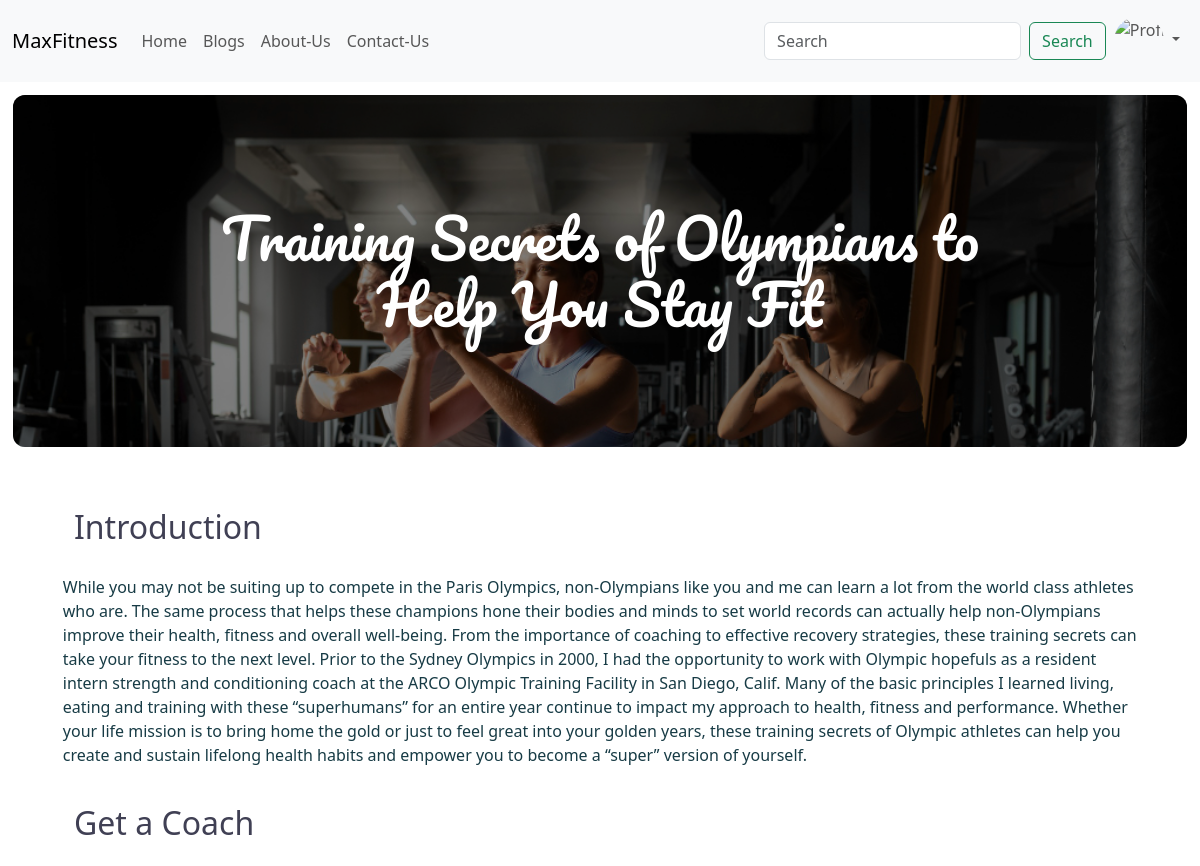
Page /blog/blog-page/4/ (signed in, upper part) on the earlier database version.
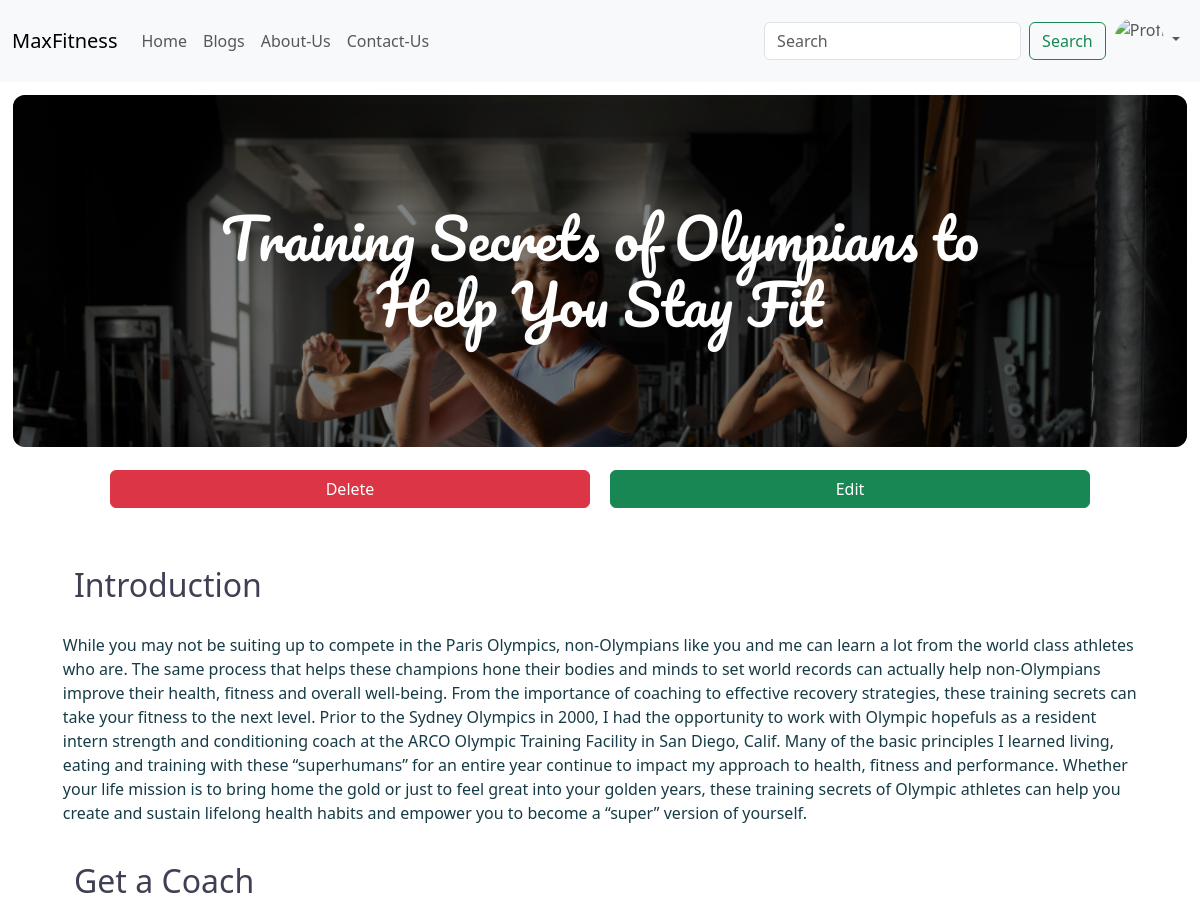
Same page on the later database version.
### Blog/views.py (the view)
# urls.py: path('blog-page/<int:blog_id>/',views.view_blog,name='view_blog'),
def view_blog(request,blog_id):
    blog = models.Blog.objects.get(blog_id=blog_id)
    data = {
        'blog': blog
    }
    return render(request, 'Blog/view_blog.html',context=data)

### Blog/templates/Blog/view_blog.html (shortened to what this page needs)
<!doctype html>
{% load static %}
<html lang="en">
  <head>
    <link href="https://cdn.jsdelivr.net/npm/bootstrap@5.3.3/dist/css/bootstrap.min.css" rel="stylesheet">
    <link rel="stylesheet" href="{% static 'Blog/css/view_blog.css' %}">
    <link rel="stylesheet" href="{% static 'css/navbar.css' %}">
  </head>
  <body>
      {% include 'navbar.html' %}
    <main>
        <div class="blog-header">
            <H1>{{blog.title}}</H1>
        </div>
        <div class="edit-delete">
            {% if request.session.blogger_id %}
                {% if request.session.blogger_id == blog.published_by.blogger_id %}
                    <a href="{% url 'Blog:delete_blog' blog_id=blog.blog_id %}" class="btn btn-danger">Delete</a>
                    <a href="{% url 'Blog:update_blog' blog_id=blog.blog_id %}" class="btn btn-success">Edit</a>
                {% endif %}
            {% endif %}
        </div>
        <div class="blog-content mt-5 mb-5 container">
            <h3>Introduction</h3>
            <p>{{blog.introduction}}</p>
            <h3>{{blog.sub_heading1}}</h3>
            <p>{{blog.content1}}</p>
        </div>
    </main>
    </body>
</html>

Differences in the rows shown:
changed Blog "Training Secrets of Olympians to Help You Stay Fit": published_by_id empty → 1 (drawn)
Other differences:
text now shown: "Delete Edit"
